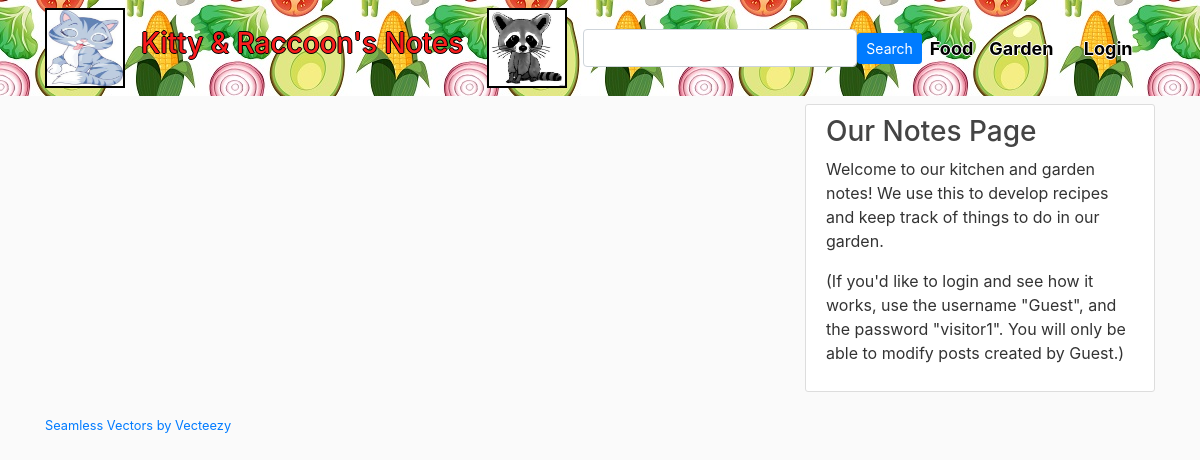
Page /krnotes/ on the earlier database version.
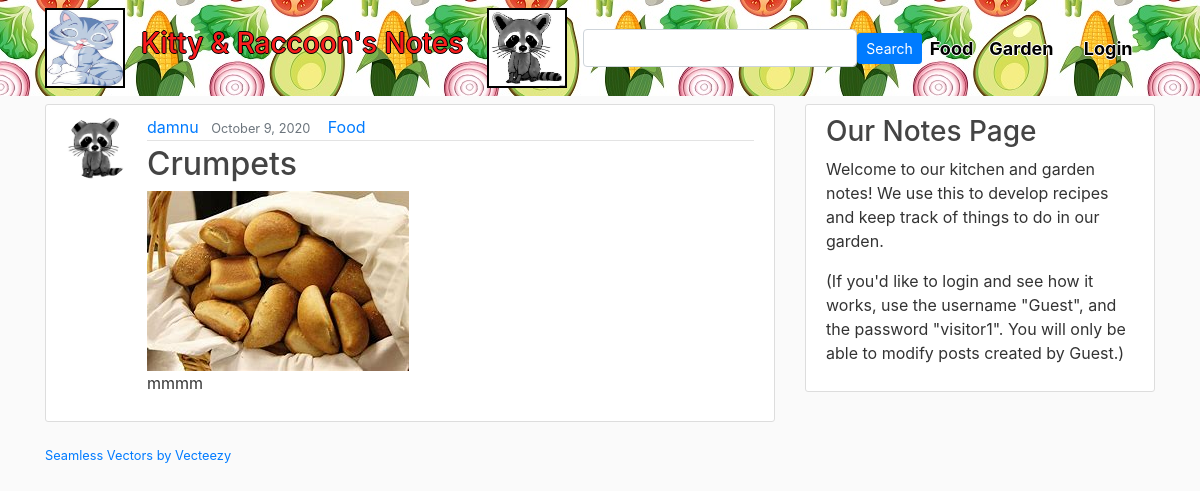
Same page on the later database version.
### krnotes/models.py (models this page shows, shortened)
class Post(models.Model):
    title = models.CharField(max_length=100)
    image = models.ImageField(blank=True, upload_to='users/uploads')
    content = models.TextField()
    date_posted = models.DateTimeField(default=timezone.now)
    garden = models.BooleanField(default=False)
    food = models.BooleanField(default=False)
    author = models.ForeignKey(User, on_delete=models.CASCADE)

### users/models.py (models this page shows, shortened)
class Profile(models.Model):
    user = models.OneToOneField(User, on_delete=models.CASCADE)
    image = models.ImageField(default='users/profile_pics/default.jpg', upload_to='users/profile_pics')

### krnotes/views.py (the view)
# urls.py: path('', PostListView.as_view(), name='krnotes-home'),
class PostListView(ListView):
    model = Post
    template_name = 'krnotes/home.html'
    context_object_name = 'posts'
    ordering = ['-date_posted']
    paginate_by = 8
    def get_queryset(self):
        user_query = self.request.GET.get('query')
        if not user_query:
            user_query = ''
        return Post.objects.filter(title__icontains=user_query).union(Post.objects.filter(content__icontains=user_query)).order_by('-date_posted')

### krnotes/templates/krnotes/home.html (shortened to what this page needs)
{% extends "krnotes/base.html" %}
{% block content %}
    {% for post in posts %}
        <article class="media content-section">
            <img class="rounded-circle article-img" src="{{ post.author.profile.image.url }}"></img>
            <div class="media-body">
            <div class="article-metadata">
                <a class="mr-2" href="{% url 'user-posts' post.author.username %}">{{ post.author }}</a>
                <small class="text-muted">{{ post.date_posted|date:"F j, Y" }}&emsp;</small>
                {% if post.food %}
                    <a class="mr-2" href="{% url 'krnotes-food' %}">Food</a>
                {% endif %}
            </div>
            <h2>
                <a class="article-title" href="{% url 'post-detail' post.id %}">{{ post.title }}</a>
            </h2>
            {% if post.image %}
                <img src="{{ post.image.url }}" alt="" />
            {% endif %}
            <p class="article-content">{{ post.content }}</p>
            </div>
        </article>
    {% endfor %}
{% endblock content %}

### krnotes/templates/krnotes/base.html (shortened to what this page needs)
{% load static %}
<!DOCTYPE html>
<html>
    <head>
        <link rel="stylesheet" href="https://stackpath.bootstrapcdn.com/bootstrap/4.5.2/css/bootstrap.min.css">
        <link rel="stylesheet" type="text/css" href="{% static 'krnotes/main.css' %}">
    </head>
    <body>
        <header class="site-header">
            <nav class="navbar navbar-expand-lg bg-pic fixed-top">
              <div class="container">
                  <img class="navbar-img" src="{% static 'krnotes/cat.jpg' %}"></img>
                  <a class="navbar-brand mr-4" href="{% url 'krnotes-home' %}"><h3 class="navbar-title">Kitty & Raccoon's Notes</h3></a>
                  <img class="navbar-img" src="{% static 'krnotes/cartoon-raccoon.jpg' %}"></img>
                <div class="collapse navbar-collapse" id="navbarToggle">
                  <div class="navbar-nav mr-auto">
                    <form name="search" action="" class="form-inline">
                      <input type="text" name="query" class="form-control" value="{{request.GET.query}}" />
                      <input type="submit" class="btn btn-primary btn-sm" value="Search" />
                    </form>
                    <a class="nav-item nav-link" href="{% url 'krnotes-food' %}"><strong>Food</strong></a>
                    <a class="nav-item nav-link" href="{% url 'krnotes-garden' %}"><strong>Garden</strong></a>
                  </div>
                  <div class="navbar-nav mr-auto">
                    {% if user.is_authenticated %}
                      <a class="nav-item nav-link" href="{% url 'post-create' %}"><strong>New Post</strong></a>
                      <a class="nav-item nav-link" href="{% url 'logout' %}"><strong>Logout</strong></a>
                    {% else %}
                      <a class="nav-item nav-link" href="{% url 'login' %}"><strong>Login</strong></a>
                    {% endif %}
                  </div>
                </div>
              </div>
            </nav>
        </header>
        <main role="main" class="container">
            <div class="row">
              <div class="col-md-8">
                <br>
                {% block content %}{% endblock %}
              </div>
              <div class="col-md-4">
                <br>
                <div class="content-section">
                  <h3>Our Notes Page</h3>
                  <p>Welcome to our kitchen and garden notes! We use this to develop recipes and keep track of things to do in our garden.</p>
                  <p>(If you'd like to login and see how it works, use the username "Guest", and the password "visitor1". You will only be able to modify posts created by Guest.)</p>
                </div>
              </div>
            </div>
            <a href="https://www.vecteezy.com/free-vector/seamless"><small>Seamless Vectors by Vecteezy</small></a>
        </main>
    </body>
</html>

### krnotes/static/krnotes/main.css (style rules this page uses)
body { background: #fafafa; color: #333333; margin-top: 5rem; }
h1, h2, h3, h4, h5, h6 { color: #444444; }
.site-header { display: flexbox; flex: auto; }
.bg-pic { background-image: url('/static/krnotes/veggies.jpg'); }
.navbar-brand { color: #000000; }
.navbar-title { color: #f81c1c; text-shadow: 1px 0 0 #000, 0 -1px 0 #000, 0 1px 0 #000, -1px 0 0 #000; }
.nav-link { text-shadow: 1px 0 0 #ffffff, 0 -1px 0 #ffffff, 0 1px 0 #ffffff, -1px 0 0 #ffffff; font-size: large; }
.site-header .navbar-nav .nav-link { color: #000000; }
.content-section { background: #ffffff; padding: 10px 20px; border: 1px solid #dddddd; border-radius: 3px; margin-bottom: 20px; }
.article-title { color: #444444; }
.article-content { white-space: pre-line; }
.article-img { height: 65px; width: 65px; margin-right: 16px; }
.navbar-img { height: 80px; width: 80px; margin-right: 16px; border: 2px solid black; }
.article-metadata { padding-bottom: 1px; margin-bottom: 4px; border-bottom: 1px solid #e3e3e3 }

Differences in the rows shown:
added Post: author.profile.image (picture), author "damnu", date_posted "October 9, 2020", food "Food", title "Crumpets", image (picture), content "mmmm"
